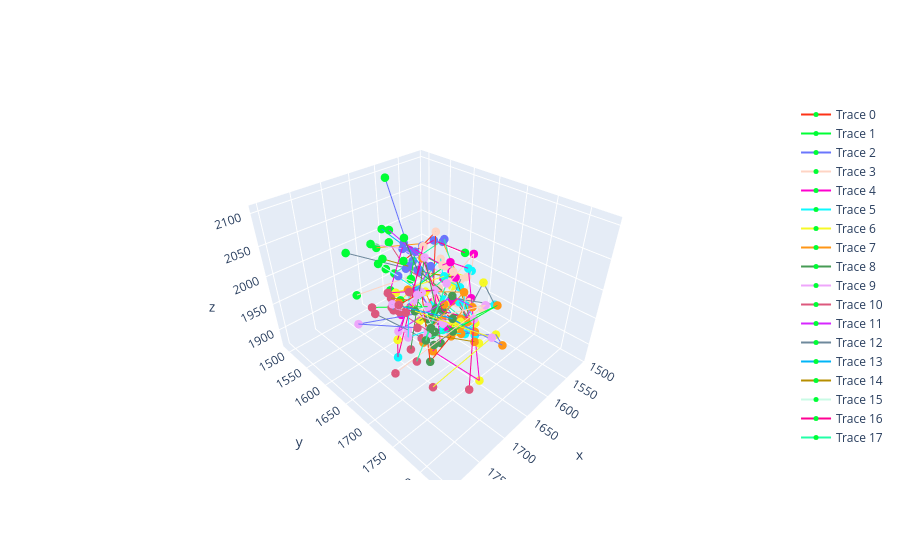

Source (notebook cell):
### Markdown cell above
We can visualize these individually as before. To visualize pairs in the identified grouping, we can look up the index in the pairs analysis and plot these using the paired plotting function as well. Note that for lookups in the pairs dataframe the lower index is always idx1, the higher idx2.

### Code cell
aligned_all_gpa=tr.run_gpa_all_clusters(traces_long, cluster_df, min_cluster=2)
tr.plot_multi_points(aligned_all_gpa)

### Figure 1 — Plotly figure (JSON) as saved in the notebook; plotly's stock layout.template omitted (floating-point values rounded to 4 significant figures)
{"data": [{"line": {"color": "#FD3216", "width": 2}, "marker": {"color": ["#00FE35", "#6A76FC", "#FED4C4", "#FE00CE", "#0DF9FF", "#F6F926", "#FF9616", "#479B55", "#EEA6FB", "#DC587D"], "size": 5}, "mode": "markers+lines", "name": "Trace 0", "opacity": 1, "type": "scatter3d", "x": [1657.0, 1605.0, 1590.0, 1613.0, 1611.0, 1633.0, 1680.0, 1738.0, 1714.0, 1799.0], "y": [1607.0, 1593.0, 1608.0, 1625.0, 1691.0, 1696.0, 1726.0, 1744.0, 1705.0, 1761.0], "z": [2015.0, 2013.0, 2038.0, 1926.0, 1905.0, 1919.0, 1956.0, 1962.0, 2037.0, 2093.0]}, {"line": {"color": "#00FE35", "width": 2}, "marker": {"color": ["#00FE35", "#6A76FC", "#FED4C4", "#FE00CE", "#0DF9FF", "#F6F926", "#FF9616", "#479B55", "#EEA6FB", "#DC587D"], "size": 5}, "mode": "markers+lines", "name": "Trace 1", "opacity": 1, "type": "scatter3d", "x": [1645.0, 1632.0, 1607.0, 1631.0, 1637.0, 1646.0, 1627.0, 1705.0, 1731.0, 1780.0], "y": [1609.0, 1606.0, 1644.0, 1588.0, 1670.0, 1708.0, 1759.0, 1751.0, 1732.0, 1690.0], "z": [1978.0, 2019.0, 1999.0, 1937.0, 1908.0, 1948.0, 1998.0, 1995.0, 2038.0, 2041.0]}, {"line": {"color": "#6A76FC", "width": 2}, "marker": {"color": ["#00FE35", "#6A76FC", "#FED4C4", "#FE00CE", "#0DF9FF", "#F6F926", "#FF9616", "#479B55", "#EEA6FB", "#DC587D"], "size": 5}, "mode": "markers+lines", "name": "Trace 2", "opacity": 1, "type": "scatter3d", "x": [1610.0, 1581.0, 1621.0, 1626.0, 1639.0, 1624.0, 1646.0, 1706.0, 1802.0, 1786.0], "y": [1518.0, 1543.0, 1578.0, 1653.0, 1734.0, 1760.0, 1787.0, 1720.0, 1690.0, 1773.0], "z": [2104.0, 1954.0, 1951.0, 1910.0, 1938.0, 1946.0, 1958.0, 2012.0, 2028.0, 2062.0]}, {"line": {"color": "#FED4C4", "width": 2}, "marker": {"color": ["#00FE35", "#6A76FC", "#FED4C4", "#FE00CE", "#0DF9FF", "#F6F926", "#FF9616", "#479B55", "#EEA6FB", "#DC587D"], "size": 5}, "mode": "markers+lines", "name": "Trace 3", "opacity": 1, "type": "scatter3d", "x": [1693.0, 1595.0, 1661.0, 1558.0, 1573.0, 1677.0, 1721.0, 1718.0, 1656.0, 1790.0], "y": [1530.0, 1599.0, 1678.0, 1658.0, 1668.0, 1738.0, 1668.0, 1719.0, 1761.0, 1738.0], "z": [1931.0, 1968.0, 1985.0, 2006.0, 1987.0, 1988.0, 2005.0, 2004.0, 2015.0, 1974.0]}, {"line": {"color": "#FE00CE", "width": 2}, "marker": {"color": ["#00FE35", "#6A76FC", "#FED4C4", "#FE00CE", "#0DF9FF", "#F6F926", "#FF9616", "#479B55", "#EEA6FB", "#DC587D"], "size": 5}, "mode": "markers+lines", "name": "Trace 4", "opacity": 1, "type": "scatter3d", "x": [1645.0, 1632.0, 1629.0, 1632.0, 1604.0, 1650.0, 1702.0, 1696.0, 1679.0, 1773.0], "y": [1558.0, 1580.0, 1659.0, 1677.0, 1687.0, 1757.0, 1713.0, 1721.0, 1692.0, 1712.0], "z": [1931.0, 2024.0, 2018.0, 2032.0, 2014.0, 1873.0, 1935.0, 1952.0, 2015.0, 2069.0]}, {"line": {"color": "#0DF9FF", "width": 2}, "marker": {"color": ["#00FE35", "#6A76FC", "#FED4C4", "#FE00CE", "#0DF9FF", "#F6F926", "#FF9616", "#479B55", "#EEA6FB", "#DC587D"], "size": 5}, "mode": "markers+lines", "name": "Trace 5", "opacity": 1, "type": "scatter3d", "x": [1662.0, 1630.0, 1606.0, 1620.0, 1607.0, 1630.0, 1666.0, 1720.0, 1760.0, 1741.0], "y": [1571.0, 1604.0, 1633.0, 1653.0, 1675.0, 1726.0, 1732.0, 1723.0, 1729.0, 1712.0], "z": [1986.0, 1949.0, 2008.0, 1988.0, 1976.0, 1950.0, 1956.0, 1989.0, 2006.0, 2054.0]}, {"line": {"color": "#F6F926", "width": 2}, "marker": {"color": ["#00FE35", "#6A76FC", "#FED4C4", "#FE00CE", "#0DF9FF", "#F6F926", "#FF9616", "#479B55", "#EEA6FB", "#DC587D"], "size": 5}, "mode": "markers+lines", "name": "Trace 6", "opacity": 1, "type": "scatter3d", "x": [1655.0, 1599.0, 1570.0, 1570.0, 1618.0, 1692.0, 1709.0, 1753.0, 1714.0, 1763.0], "y": [1594.0, 1605.0, 1656.0, 1624.0, 1653.0, 1628.0, 1673.0, 1734.0, 1816.0, 1773.0], "z": [1935.0, 1964.0, 1968.0, 1964.0, 1991.0, 1985.0, 2022.0, 2045.0, 2031.0, 1957.0]}, {"line": {"color": "#FF9616", "width": 2}, "marker": {"color": ["#00FE35", "#6A76FC", "#FED4C4", "#FE00CE", "#0DF9FF", "#F6F926", "#FF9616", "#479B55", "#EEA6FB", "#DC587D"], "size": 5}, "mode": "markers+lines", "name": "Trace 7", "opacity": 1, "type": "scatter3d", "x": [1633.0, 1557.0, 1586.0, 1657.0, 1655.0, 1664.0, 1674.0, 1750.0, 1736.0, 1729.0], "y": [1513.0, 1591.0, 1678.0, 1700.0, 1662.0, 1660.0, 1740.0, 1757.0, 1736.0, 1719.0], "z": [1988.0, 2001.0, 1940.0, 1939.0, 1962.0, 1990.0, 2034.0, 2031.0, 1998.0, 1979.0]}, {"line": {"color": "#479B55", "width": 2}, "marker": {"color": ["#00FE35", "#6A76FC", "#FED4C4", "#FE00CE", "#0DF9FF", "#F6F926", "#FF9616", "#479B55", "#EEA6FB", "#DC587D"], "size": 5}, "mode": "markers+lines", "name": "Trace 8", "opacity": 1, "type": "scatter3d", "x": [1656.0, 1635.0, 1608.0, 1606.0, 1634.0, 1678.0, 1660.0, 1708.0, 1706.0, 1750.0], "y": [1609.0, 1613.0, 1672.0, 1693.0, 1665.0, 1662.0, 1693.0, 1724.0, 1703.0, 1722.0], "z": [2053.0, 1992.0, 1946.0, 1924.0, 1942.0, 1946.0, 1983.0, 2019.0, 2083.0, 1976.0]}, {"line": {"color": "#EEA6FB", "width": 2}, "marker": {"color": ["#00FE35", "#6A76FC", "#FED4C4", "#FE00CE", "#0DF9FF", "#F6F926", "#FF9616", "#479B55", "#EEA6FB", "#DC587D"], "size": 5}, "mode": "markers+lines", "name": "Trace 9", "opacity": 1, "type": "scatter3d", "x": [1661.0, 1626.0, 1582.0, 1571.0, 1615.0, 1647.0, 1698.0, 1739.0, 1734.0, 1769.0], "y": [1536.0, 1570.0, 1632.0, 1669.0, 1711.0, 1694.0, 1725.0, 1745.0, 1760.0, 1713.0], "z": [2016.0, 2007.0, 1960.0, 1935.0, 1918.0, 1936.0, 1997.0, 2017.0, 2030.0, 2047.0]}, {"line": {"color": "#DC587D", "width": 2}, "marker": {"color": ["#00FE35", "#6A76FC", "#FED4C4", "#FE00CE", "#0DF9FF", "#F6F926", "#FF9616", "#479B55", "#EEA6FB", "#DC587D"], "size": 5}, "mode": "markers+lines", "name": "Trace 10", "opacity": 1, "type": "scatter3d", "x": [1633.0, 1626.0, 1612.0, 1616.0, 1630.0, 1643.0, 1671.0, 1719.0, 1736.0, 1756.0], "y": [1547.0, 1576.0, 1637.0, 1667.0, 1695.0, 1725.0, 1733.0, 1729.0, 1738.0, 1710.0], "z": [2012.0, 1973.0, 1958.0, 1951.0, 1971.0, 1963.0, 1986.0, 2009.0, 2007.0, 2031.0]}, {"line": {"color": "#D626FF", "width": 2}, "marker": {"color": ["#00FE35", "#6A76FC", "#FED4C4", "#FE00CE", "#0DF9FF", "#F6F926", "#FF9616", "#479B55", "#EEA6FB", "#DC587D"], "size": 5}, "mode": "markers+lines", "name": "Trace 11", "opacity": 1, "type": "scatter3d", "x": [1657.0, 1639.0, 1611.0, 1612.0, 1599.0, 1638.0, 1668.0, 1700.0, 1752.0, 1766.0], "y": [1577.0, 1646.0, 1588.0, 1627.0, 1679.0, 1712.0, 1750.0, 1744.0, 1701.0, 1733.0], "z": [2054.0, 2015.0, 1934.0, 1898.0, 1915.0, 1948.0, 2013.0, 2044.0, 1994.0, 2048.0]}, {"line": {"color": "#6E899C", "width": 2}, "marker": {"color": ["#00FE35", "#6A76FC", "#FED4C4", "#FE00CE", "#0DF9FF", "#F6F926", "#FF9616", "#479B55", "#EEA6FB", "#DC587D"], "size": 5}, "mode": "markers+lines", "name": "Trace 12", "opacity": 1, "type": "scatter3d", "x": [1679.0, 1594.0, 1581.0, 1645.0, 1608.0, 1633.0, 1664.0, 1704.0, 1749.0, 1785.0], "y": [1492.0, 1575.0, 1654.0, 1695.0, 1741.0, 1738.0, 1727.0, 1717.0, 1716.0, 1701.0], "z": [1989.0, 1952.0, 1969.0, 1987.0, 1980.0, 2028.0, 1964.0, 1950.0, 2003.0, 2040.0]}, {"line": {"color": "#00B5F7", "width": 2}, "marker": {"color": ["#00FE35", "#6A76FC", "#FED4C4", "#FE00CE", "#0DF9FF", "#F6F926", "#FF9616", "#479B55", "#EEA6FB", "#DC587D"], "size": 5}, "mode": "markers+lines", "name": "Trace 13", "opacity": 1, "type": "scatter3d", "x": [1627.0, 1613.0, 1612.0, 1616.0, 1634.0, 1637.0, 1644.0, 1710.0, 1781.0, 1768.0], "y": [1523.0, 1573.0, 1629.0, 1655.0, 1712.0, 1731.0, 1738.0, 1754.0, 1729.0, 1713.0], "z": [2024.0, 2000.0, 1956.0, 1937.0, 1924.0, 1941.0, 1950.0, 2020.0, 2067.0, 2042.0]}, {"line": {"color": "#B68E00", "width": 2}, "marker": {"color": ["#00FE35", "#6A76FC", "#FED4C4", "#FE00CE", "#0DF9FF", "#F6F926", "#FF9616", "#479B55", "#EEA6FB", "#DC587D"], "size": 5}, "mode": "markers+lines", "name": "Trace 14", "opacity": 1, "type": "scatter3d", "x": [1663.0, 1635.0, 1602.0, 1608.0, 1610.0, 1640.0, 1676.0, 1720.0, 1736.0, 1752.0], "y": [1566.0, 1593.0, 1602.0, 1667.0, 1690.0, 1743.0, 1763.0, 1729.0, 1714.0, 1691.0], "z": [2003.0, 1989.0, 1965.0, 1991.0, 1953.0, 1929.0, 1967.0, 1985.0, 2040.0, 2041.0]}, {"line": {"color": "#C9FBE5", "width": 2}, "marker": {"color": ["#00FE35", "#6A76FC", "#FED4C4", "#FE00CE", "#0DF9FF", "#F6F926", "#FF9616", "#479B55", "#EEA6FB", "#DC587D"], "size": 5}, "mode": "markers+lines", "name": "Trace 15", "opacity": 1, "type": "scatter3d", "x": [1691.0, 1668.0, 1566.0, 1586.0, 1564.0, 1600.0, 1727.0, 1734.0, 1750.0, 1756.0], "y": [1591.0, 1607.0, 1688.0, 1676.0, 1626.0, 1653.0, 1720.0, 1748.0, 1736.0, 1714.0], "z": [2017.0, 1993.0, 1921.0, 1939.0, 1942.0, 1964.0, 1971.0, 2010.0, 2067.0, 2038.0]}, {"line": {"color": "#FF0092", "width": 2}, "marker": {"color": ["#00FE35", "#6A76FC", "#FED4C4", "#FE00CE", "#0DF9FF", "#F6F926", "#FF9616", "#479B55", "#EEA6FB", "#DC587D"], "size": 5}, "mode": "markers+lines", "name": "Trace 16", "opacity": 1, "type": "scatter3d", "x": [1507.0, 1592.0, 1621.0, 1677.0, 1722.0, 1736.0, 1690.0, 1665.0, 1665.0, 1767.0], "y": [1597.0, 1605.0, 1611.0, 1642.0, 1661.0, 1680.0, 1682.0, 1696.0, 1751.0, 1831.0], "z": [1961.0, 2023.0, 2026.0, 1960.0, 1903.0, 1956.0, 2065.0, 1975.0, 1992.0, 2000.0]}, {"line": {"color": "#22FFA7", "width": 2}, "marker": {"color": ["#00FE35", "#6A76FC", "#FED4C4", "#FE00CE", "#0DF9FF", "#F6F926", "#FF9616", "#479B55", "#EEA6FB", "#DC587D"], "size": 5}, "mode": "markers+lines", "name": "Trace 17", "opacity": 1, "type": "scatter3d", "x": [1627.0, 1562.0, 1612.0, 1672.0, 1631.0, 1646.0, 1670.0, 1749.0, 1708.0, 1766.0], "y": [1549.0, 1599.0, 1665.0, 1615.0, 1665.0, 1682.0, 1745.0, 1748.0, 1741.0, 1749.0], "z": [1952.0, 2010.0, 2002.0, 1927.0, 1961.0, 1969.0, 1986.0, 2007.0, 2064.0, 1984.0]}], "layout": {}}
